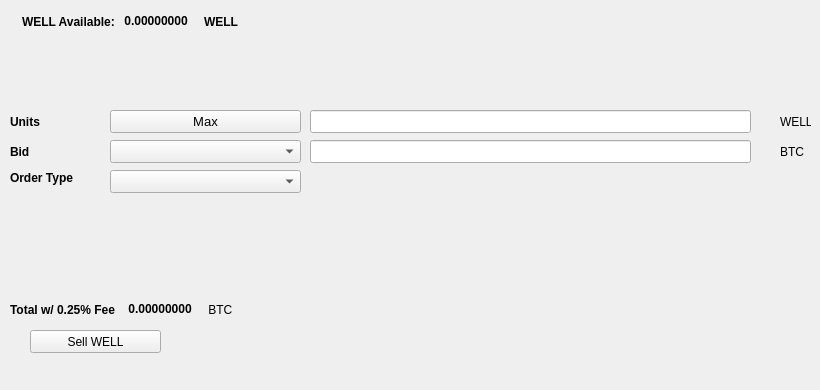
   <widget class="QWidget" name="SellTab">
    <attribute name="title">
     <string>Sell</string>
    </attribute>
    <widget class="QLabel" name="label_16">
     <property name="geometry">
      <rect>
       <x>780</x>
       <y>140</y>
       <width>31</width>
       <height>23</height>
      </rect>
     </property>
     <property name="text">
      <string>BTC</string>
     </property>
    </widget>
    <widget class="QComboBox" name="SellBidcomboBox">
     <property name="geometry">
      <rect>
       <x>110</x>
       <y>140</y>
       <width>191</width>
       <height>23</height>
      </rect>
     </property>
     <property name="font">
      <font>
       <pointsize>10</pointsize>
      </font>
     </property>
    </widget>
    <widget class="QLabel" name="label_18">
     <property name="geometry">
      <rect>
       <x>10</x>
       <y>110</y>
       <width>46</width>
       <height>23</height>
      </rect>
     </property>
     <property name="font">
      <font>
       <weight>75</weight>
       <bold>true</bold>
      </font>
     </property>
     <property name="text">
      <string>Units</string>
     </property>
    </widget>
    <widget class="QPushButton" name="Sell_Max_Amount">
     <property name="geometry">
      <rect>
       <x>110</x>
       <y>110</y>
       <width>191</width>
       <height>23</height>
      </rect>
     </property>
     <property name="font">
      <font>
       <pointsize>10</pointsize>
      </font>
     </property>
     <property name="text">
      <string>Max</string>
     </property>
    </widget>
    <widget class="QLabel" name="label_20">
     <property name="geometry">
      <rect>
       <x>10</x>
       <y>170</y>
       <width>91</width>
       <height>16</height>
      </rect>
     </property>
     <property name="font">
      <font>
       <weight>75</weight>
       <bold>true</bold>
      </font>
     </property>
     <property name="text">
      <string>Order Type</string>
     </property>
    </widget>
    <widget class="QComboBox" name="SellOrdertypeCombo">
     <property name="geometry">
      <rect>
       <x>110</x>
       <y>170</y>
       <width>191</width>
       <height>23</height>
      </rect>
     </property>
     <property name="font">
      <font>
       <pointsize>10</pointsize>
      </font>
     </property>
    </widget>
    <widget class="QLabel" name="label_21">
     <property name="geometry">
      <rect>
       <x>10</x>
       <y>140</y>
       <width>46</width>
       <height>23</height>
      </rect>
     </property>
     <property name="font">
      <font>
       <weight>75</weight>
       <bold>true</bold>
      </font>
     </property>
     <property name="text">
      <string>Bid</string>
     </property>
    </widget>
    <widget class="QLabel" name="label_22">
     <property name="geometry">
      <rect>
       <x>780</x>
       <y>110</y>
       <width>31</width>
       <height>23</height>
      </rect>
     </property>
     <property name="text">
      <string>WELL</string>
     </property>
    </widget>
    <widget class="QLineEdit" name="UnitsInputWELL">
     <property name="geometry">
      <rect>
       <x>310</x>
       <y>110</y>
       <width>441</width>
       <height>23</height>
      </rect>
     </property>
     <property name="font">
      <font>
       <pointsize>9</pointsize>
       <weight>75</weight>
       <bold>true</bold>
      </font>
     </property>
    </widget>
    <widget class="QLineEdit" name="SellBidPriceEdit">
     <property name="geometry">
      <rect>
       <x>310</x>
       <y>140</y>
       <width>441</width>
       <height>23</height>
      </rect>
     </property>
     <property name="font">
      <font>
       <pointsize>9</pointsize>
       <weight>75</weight>
       <bold>true</bold>
      </font>
     </property>
    </widget>
    <widget class="QPushButton" name="SellWELLBTN">
     <property name="geometry">
      <rect>
       <x>30</x>
       <y>330</y>
       <width>131</width>
       <height>23</height>
      </rect>
     </property>
     <property name="text">
      <string>Sell WELL</string>
     </property>
     <property name="icon">
      <iconset resource="../zcore">
       <normaloff>:/icons/bitcoin</normaloff>:/icons/bitcoin</iconset>
     </property>
    </widget>
    <widget class="QWidget" name="layoutWidget3">
     <property name="geometry">
      <rect>
       <x>22</x>
       <y>12</y>
       <width>258</width>
       <height>19</height>
      </rect>
     </property>
     <layout class="QHBoxLayout" name="horizontalLayout">
      <item>
       <widget class="QLabel" name="label232_2">
        <property name="font">
         <font>
          <weight>75</weight>
          <bold>true</bold>
         </font>
        </property>
        <property name="text">
         <string>WELL Available:</string>
        </property>
       </widget>
      </item>
      <item>
       <widget class="QLabel" name="WELLAvailableLabel">
        <property name="palette">
         <palette>
          <active>
           <colorrole role="WindowText">
            <brush brushstyle="SolidPattern">
             <color alpha="255">
              <red>0</red>
              <green>0</green>
              <blue>0</blue>
             </color>
            </brush>
           </colorrole>
           <colorrole role="Button">
            <brush brushstyle="SolidPattern">
             <color alpha="255">
              <red>0</red>
              <green>170</green>
              <blue>0</blue>
             </color>
            </brush>
           </colorrole>
           <colorrole role="Light">
            <brush brushstyle="SolidPattern">
             <color alpha="255">
              <red>0</red>
              <green>255</green>
              <blue>0</blue>
             </color>
            </brush>
           </colorrole>
           <colorrole role="Midlight">
            <brush brushstyle="SolidPattern">
             <color alpha="255">
              <red>0</red>
              <green>212</green>
              <blue>0</blue>
             </color>
            </brush>
           </colorrole>
           <colorrole role="Dark">
            <brush brushstyle="SolidPattern">
             <color alpha="255">
              <red>0</red>
              <green>85</green>
              <blue>0</blue>
             </color>
            </brush>
           </colorrole>
           <colorrole role="Mid">
            <brush brushstyle="SolidPattern">
             <color alpha="255">
              <red>0</red>
              <green>113</green>
              <blue>0</blue>
             </color>
            </brush>
           </colorrole>
           <colorrole role="Text">
            <brush brushstyle="SolidPattern">
             <color alpha="255">
              <red>0</red>
              <green>170</green>
              <blue>0</blue>
             </color>
            </brush>
           </colorrole>
           <colorrole role="BrightText">
            <brush brushstyle="SolidPattern">
             <color alpha="255">
              <red>255</red>
              <green>255</green>
              <blue>255</blue>
             </color>
            </brush>
           </colorrole>
           <colorrole role="ButtonText">
            <brush brushstyle="SolidPattern">
             <color alpha="255">
              <red>0</red>
              <green>0</green>
              <blue>0</blue>
             </color>
            </brush>
           </colorrole>
           <colorrole role="Base">
            <brush brushstyle="SolidPattern">
             <color alpha="255">
              <red>255</red>
              <green>255</green>
              <blue>255</blue>
             </color>
            </brush>
           </colorrole>
           <colorrole role="Window">
            <brush brushstyle="SolidPattern">
             <color alpha="255">
              <red>0</red>
              <green>170</green>
              <blue>0</blue>
             </color>
            </brush>
           </colorrole>
           <colorrole role="Shadow">
            <brush brushstyle="SolidPattern">
             <color alpha="255">
              <red>0</red>
              <green>0</green>
              <blue>0</blue>
             </color>
            </brush>
           </colorrole>
           <colorrole role="AlternateBase">
            <brush brushstyle="SolidPattern">
             <color alpha="255">
              <red>127</red>
              <green>212</green>
              <blue>127</blue>
             </color>
            </brush>
           </colorrole>
           <colorrole role="ToolTipBase">
            <brush brushstyle="SolidPattern">
             <color alpha="255">
              <red>255</red>
              <green>255</green>
              <blue>220</blue>
             </color>
            </brush>
           </colorrole>
           <colorrole role="ToolTipText">
            <brush brushstyle="SolidPattern">
             <color alpha="255">
              <red>0</red>
              <green>0</green>
              <blue>0</blue>
             </color>
            </brush>
           </colorrole>
          </active>
          <inactive>
           <colorrole role="WindowText">
            <brush brushstyle="SolidPattern">
             <color alpha="255">
              <red>0</red>
              <green>0</green>
              <blue>0</blue>
             </color>
            </brush>
           </colorrole>
           <colorrole role="Button">
            <brush brushstyle="SolidPattern">
             <color alpha="255">
              <red>0</red>
              <green>170</green>
              <blue>0</blue>
             </color>
            </brush>
           </colorrole>
           <colorrole role="Light">
            <brush brushstyle="SolidPattern">
             <color alpha="255">
              <red>0</red>
              <green>255</green>
              <blue>0</blue>
             </color>
            </brush>
           </colorrole>
           <colorrole role="Midlight">
            <brush brushstyle="SolidPattern">
             <color alpha="255">
              <red>0</red>
              <green>212</green>
              <blue>0</blue>
             </color>
            </brush>
           </colorrole>
           <colorrole role="Dark">
            <brush brushstyle="SolidPattern">
             <color alpha="255">
              <red>0</red>
              <green>85</green>
              <blue>0</blue>
             </color>
            </brush>
           </colorrole>
           <colorrole role="Mid">
            <brush brushstyle="SolidPattern">
             <color alpha="255">
              <red>0</red>
              <green>113</green>
              <blue>0</blue>
             </color>
            </brush>
           </colorrole>
           <colorrole role="Text">
            <brush brushstyle="SolidPattern">
             <color alpha="255">
              <red>0</red>
              <green>170</green>
              <blue>0</blue>
             </color>
            </brush>
           </colorrole>
           <colorrole role="BrightText">
            <brush brushstyle="SolidPattern">
             <color alpha="255">
              <red>255</red>
              <green>255</green>
              <blue>255</blue>
             </color>
            </brush>
           </colorrole>
           <colorrole role="ButtonText">
            <brush brushstyle="SolidPattern">
             <color alpha="255">
              <red>0</red>
              <green>0</green>
              <blue>0</blue>
             </color>
            </brush>
           </colorrole>
           <colorrole role="Base">
            <brush brushstyle="SolidPattern">
             <color alpha="255">
              <red>255</red>
              <green>255</green>
              <blue>255</blue>
             </color>
            </brush>
           </colorrole>
           <colorrole role="Window">
            <brush brushstyle="SolidPattern">
             <color alpha="255">
              <red>0</red>
              <green>170</green>
              <blue>0</blue>
             </color>
            </brush>
           </colorrole>
           <colorrole role="Shadow">
            <brush brushstyle="SolidPattern">
             <color alpha="255">
              <red>0</red>
              <green>0</green>
              <blue>0</blue>
             </color>
            </brush>
           </colorrole>
           <colorrole role="AlternateBase">
            <brush brushstyle="SolidPattern">
             <color alpha="255">
              <red>127</red>
              <green>212</green>
              <blue>127</blue>
             </color>
            </brush>
           </colorrole>
           <colorrole role="ToolTipBase">
            <brush brushstyle="SolidPattern">
             <color alpha="255">
              <red>255</red>
              <green>255</green>
              <blue>220</blue>
             </color>
            </brush>
           </colorrole>
           <colorrole role="ToolTipText">
            <brush brushstyle="SolidPattern">
             <color alpha="255">
              <red>0</red>
              <green>0</green>
              <blue>0</blue>
             </color>
            </brush>
           </colorrole>
          </inactive>
          <disabled>
           <colorrole role="WindowText">
            <brush brushstyle="SolidPattern">
             <color alpha="255">
              <red>0</red>
              <green>85</green>
              <blue>0</blue>
             </color>
            </brush>
           </colorrole>
           <colorrole role="Button">
            <brush brushstyle="SolidPattern">
             <color alpha="255">
              <red>0</red>
              <green>170</green>
              <blue>0</blue>
             </color>
            </brush>
           </colorrole>
           <colorrole role="Light">
            <brush brushstyle="SolidPattern">
             <color alpha="255">
              <red>0</red>
              <green>255</green>
              <blue>0</blue>
             </color>
            </brush>
           </colorrole>
           <colorrole role="Midlight">
            <brush brushstyle="SolidPattern">
             <color alpha="255">
              <red>0</red>
              <green>212</green>
              <blue>0</blue>
             </color>
            </brush>
           </colorrole>
           <colorrole role="Dark">
            <brush brushstyle="SolidPattern">
             <color alpha="255">
              <red>0</red>
              <green>85</green>
              <blue>0</blue>
             </color>
            </brush>
           </colorrole>
           <colorrole role="Mid">
            <brush brushstyle="SolidPattern">
             <color alpha="255">
              <red>0</red>
              <green>113</green>
              <blue>0</blue>
             </color>
            </brush>
           </colorrole>
           <colorrole role="Text">
            <brush brushstyle="SolidPattern">
             <color alpha="255">
              <red>0</red>
              <green>85</green>
              <blue>0</blue>
             </color>
            </brush>
           </colorrole>
           <colorrole role="BrightText">
            <brush brushstyle="SolidPattern">
             <color alpha="255">
              <red>255</red>
              <green>255</green>
              <blue>255</blue>
             </color>
            </brush>
           </colorrole>
           <colorrole role="ButtonText">
            <brush brushstyle="SolidPattern">
             <color alpha="255">
              <red>0</red>
              <green>85</green>
              <blue>0</blue>
             </color>
            </brush>
           </colorrole>
           <colorrole role="Base">
            <brush brushstyle="SolidPattern">
             <color alpha="255">
              <red>0</red>
              <green>170</green>
              <blue>0</blue>
             </color>
            </brush>
           </colorrole>
           <colorrole role="Window">
            <brush brushstyle="SolidPattern">
             <color alpha="255">
              <red>0</red>
              <green>170</green>
              <blue>0</blue>
             </color>
            </brush>
           </colorrole>
           <colorrole role="Shadow">
            <brush brushstyle="SolidPattern">
             <color alpha="255">
              <red>0</red>
              <green>0</green>
              <blue>0</blue>
             </color>
            </brush>
           </colorrole>
           <colorrole role="AlternateBase">
            <brush brushstyle="SolidPattern">
             <color alpha="255">
              <red>0</red>
              <green>170</green>
              <blue>0</blue>
             </color>
            </brush>
           </colorrole>
           <colorrole role="ToolTipBase">
            <brush brushstyle="SolidPattern">
             <color alpha="255">
              <red>255</red>
              <green>255</green>
              <blue>220</blue>
             </color>
            </brush>
           </colorrole>
           <colorrole role="ToolTipText">
            <brush brushstyle="SolidPattern">
             <color alpha="255">
              <red>0</red>
              <green>0</green>
              <blue>0</blue>
             </color>
            </brush>
           </colorrole>
          </disabled>
         </palette>
        </property>
        <property name="font">
         <font>
          <weight>75</weight>
          <bold>true</bold>
         </font>
        </property>
        <property name="text">
         <string> 0.00000000 </string>
        </property>
        <property name="textInteractionFlags">
         <set>Qt::LinksAccessibleByMouse|Qt::TextSelectableByKeyboard|Qt::TextSelectableByMouse</set>
        </property>
       </widget>
      </item>
      <item>
       <widget class="QLabel" name="labelWELL">
        <property name="font">
         <font>
          <weight>75</weight>
          <bold>true</bold>
         </font>
        </property>
        <property name="text">
         <string>WELL</string>
        </property>
       </widget>
      </item>
     </layout>
    </widget>
    <widget class="QWidget" name="layoutWidget">
     <property name="geometry">
      <rect>
       <x>10</x>
       <y>300</y>
       <width>268</width>
       <height>19</height>
      </rect>
     </property>
     <layout class="QHBoxLayout" name="horizontalLayout_2">
      <item>
       <widget class="QLabel" name="label_19">
        <property name="font">
         <font>
          <weight>75</weight>
          <bold>true</bold>
         </font>
        </property>
        <property name="text">
         <string>Total w/ 0.25% Fee </string>
        </property>
       </widget>
      </item>
      <item>
       <widget class="QLabel" name="SellCostLabel">
        <property name="palette">
         <palette>
          <active>
           <colorrole role="WindowText">
            <brush brushstyle="SolidPattern">
             <color alpha="255">
              <red>0</red>
              <green>0</green>
              <blue>0</blue>
             </color>
            </brush>
           </colorrole>
           <colorrole role="Button">
            <brush brushstyle="SolidPattern">
             <color alpha="255">
              <red>0</red>
              <green>170</green>
              <blue>0</blue>
             </color>
            </brush>
           </colorrole>
           <colorrole role="Light">
            <brush brushstyle="SolidPattern">
             <color alpha="255">
              <red>0</red>
              <green>255</green>
              <blue>0</blue>
             </color>
            </brush>
           </colorrole>
           <colorrole role="Midlight">
            <brush brushstyle="SolidPattern">
             <color alpha="255">
              <red>0</red>
              <green>212</green>
              <blue>0</blue>
             </color>
            </brush>
           </colorrole>
           <colorrole role="Dark">
            <brush brushstyle="SolidPattern">
             <color alpha="255">
              <red>0</red>
              <green>85</green>
              <blue>0</blue>
             </color>
            </brush>
           </colorrole>
           <colorrole role="Mid">
            <brush brushstyle="SolidPattern">
             <color alpha="255">
              <red>0</red>
              <green>113</green>
              <blue>0</blue>
             </color>
            </brush>
           </colorrole>
           <colorrole role="Text">
            <brush brushstyle="SolidPattern">
             <color alpha="255">
              <red>0</red>
              <green>170</green>
              <blue>0</blue>
             </color>
            </brush>
           </colorrole>
           <colorrole role="BrightText">
            <brush brushstyle="SolidPattern">
             <color alpha="255">
              <red>255</red>
              <green>255</green>
              <blue>255</blue>
             </color>
            </brush>
           </colorrole>
           <colorrole role="ButtonText">
            <brush brushstyle="SolidPattern">
             <color alpha="255">
              <red>0</red>
              <green>0</green>
              <blue>0</blue>
             </color>
            </brush>
           </colorrole>
           <colorrole role="Base">
            <brush brushstyle="SolidPattern">
             <color alpha="255">
              <red>255</red>
              <green>255</green>
              <blue>255</blue>
             </color>
            </brush>
           </colorrole>
           <colorrole role="Window">
            <brush brushstyle="SolidPattern">
             <color alpha="255">
              <red>0</red>
              <green>170</green>
              <blue>0</blue>
             </color>
            </brush>
           </colorrole>
           <colorrole role="Shadow">
            <brush brushstyle="SolidPattern">
             <color alpha="255">
              <red>0</red>
              <green>0</green>
              <blue>0</blue>
             </color>
            </brush>
           </colorrole>
           <colorrole role="AlternateBase">
            <brush brushstyle="SolidPattern">
             <color alpha="255">
              <red>127</red>
              <green>212</green>
              <blue>127</blue>
             </color>
            </brush>
           </colorrole>
           <colorrole role="ToolTipBase">
            <brush brushstyle="SolidPattern">
             <color alpha="255">
              <red>255</red>
              <green>255</green>
              <blue>220</blue>
             </color>
            </brush>
           </colorrole>
           <colorrole role="ToolTipText">
            <brush brushstyle="SolidPattern">
             <color alpha="255">
              <red>0</red>
              <green>0</green>
              <blue>0</blue>
             </color>
            </brush>
           </colorrole>
          </active>
          <inactive>
           <colorrole role="WindowText">
            <brush brushstyle="SolidPattern">
             <color alpha="255">
              <red>0</red>
              <green>0</green>
              <blue>0</blue>
             </color>
            </brush>
           </colorrole>
           <colorrole role="Button">
            <brush brushstyle="SolidPattern">
             <color alpha="255">
              <red>0</red>
              <green>170</green>
              <blue>0</blue>
             </color>
            </brush>
           </colorrole>
           <colorrole role="Light">
            <brush brushstyle="SolidPattern">
             <color alpha="255">
              <red>0</red>
              <green>255</green>
              <blue>0</blue>
             </color>
            </brush>
           </colorrole>
           <colorrole role="Midlight">
            <brush brushstyle="SolidPattern">
             <color alpha="255">
              <red>0</red>
              <green>212</green>
              <blue>0</blue>
             </color>
            </brush>
           </colorrole>
           <colorrole role="Dark">
            <brush brushstyle="SolidPattern">
             <color alpha="255">
              <red>0</red>
              <green>85</green>
              <blue>0</blue>
             </color>
            </brush>
           </colorrole>
           <colorrole role="Mid">
            <brush brushstyle="SolidPattern">
             <color alpha="255">
              <red>0</red>
              <green>113</green>
              <blue>0</blue>
             </color>
            </brush>
           </colorrole>
           <colorrole role="Text">
            <brush brushstyle="SolidPattern">
             <color alpha="255">
              <red>0</red>
              <green>170</green>
              <blue>0</blue>
             </color>
            </brush>
           </colorrole>
           <colorrole role="BrightText">
            <brush brushstyle="SolidPattern">
             <color alpha="255">
              <red>255</red>
              <green>255</green>
              <blue>255</blue>
             </color>
            </brush>
           </colorrole>
           <colorrole role="ButtonText">
            <brush brushstyle="SolidPattern">
             <color alpha="255">
              <red>0</red>
              <green>0</green>
              <blue>0</blue>
             </color>
            </brush>
           </colorrole>
           <colorrole role="Base">
            <brush brushstyle="SolidPattern">
             <color alpha="255">
              <red>255</red>
              <green>255</green>
              <blue>255</blue>
             </color>
            </brush>
           </colorrole>
           <colorrole role="Window">
            <brush brushstyle="SolidPattern">
             <color alpha="255">
              <red>0</red>
              <green>170</green>
              <blue>0</blue>
             </color>
            </brush>
           </colorrole>
           <colorrole role="Shadow">
            <brush brushstyle="SolidPattern">
             <color alpha="255">
              <red>0</red>
              <green>0</green>
              <blue>0</blue>
             </color>
            </brush>
           </colorrole>
           <colorrole role="AlternateBase">
            <brush brushstyle="SolidPattern">
             <color alpha="255">
              <red>127</red>
              <green>212</green>
              <blue>127</blue>
             </color>
            </brush>
           </colorrole>
           <colorrole role="ToolTipBase">
            <brush brushstyle="SolidPattern">
             <color alpha="255">
              <red>255</red>
              <green>255</green>
              <blue>220</blue>
             </color>
            </brush>
           </colorrole>
           <colorrole role="ToolTipText">
            <brush brushstyle="SolidPattern">
             <color alpha="255">
              <red>0</red>
              <green>0</green>
              <blue>0</blue>
             </color>
            </brush>
           </colorrole>
          </inactive>
          <disabled>
           <colorrole role="WindowText">
            <brush brushstyle="SolidPattern">
             <color alpha="255">
              <red>0</red>
              <green>85</green>
              <blue>0</blue>
             </color>
            </brush>
           </colorrole>
           <colorrole role="Button">
            <brush brushstyle="SolidPattern">
             <color alpha="255">
              <red>0</red>
              <green>170</green>
              <blue>0</blue>
             </color>
            </brush>
           </colorrole>
           <colorrole role="Light">
            <brush brushstyle="SolidPattern">
             <color alpha="255">
              <red>0</red>
              <green>255</green>
              <blue>0</blue>
             </color>
            </brush>
           </colorrole>
           <colorrole role="Midlight">
            <brush brushstyle="SolidPattern">
             <color alpha="255">
              <red>0</red>
              <green>212</green>
              <blue>0</blue>
             </color>
            </brush>
           </colorrole>
           <colorrole role="Dark">
            <brush brushstyle="SolidPattern">
             <color alpha="255">
              <red>0</red>
              <green>85</green>
              <blue>0</blue>
             </color>
            </brush>
           </colorrole>
           <colorrole role="Mid">
            <brush brushstyle="SolidPattern">
             <color alpha="255">
              <red>0</red>
              <green>113</green>
              <blue>0</blue>
             </color>
            </brush>
           </colorrole>
           <colorrole role="Text">
            <brush brushstyle="SolidPattern">
             <color alpha="255">
              <red>0</red>
              <green>85</green>
              <blue>0</blue>
             </color>
            </brush>
           </colorrole>
           <colorrole role="BrightText">
            <brush brushstyle="SolidPattern">
             <color alpha="255">
              <red>255</red>
              <green>255</green>
              <blue>255</blue>
             </color>
            </brush>
           </colorrole>
           <colorrole role="ButtonText">
            <brush brushstyle="SolidPattern">
             <color alpha="255">
              <red>0</red>
              <green>85</green>
              <blue>0</blue>
             </color>
            </brush>
           </colorrole>
           <colorrole role="Base">
            <brush brushstyle="SolidPattern">
             <color alpha="255">
              <red>0</red>
              <green>170</green>
              <blue>0</blue>
             </color>
            </brush>
           </colorrole>
           <colorrole role="Window">
            <brush brushstyle="SolidPattern">
             <color alpha="255">
              <red>0</red>
              <green>170</green>
              <blue>0</blue>
             </color>
            </brush>
           </colorrole>
           <colorrole role="Shadow">
            <brush brushstyle="SolidPattern">
             <color alpha="255">
              <red>0</red>
              <green>0</green>
              <blue>0</blue>
             </color>
            </brush>
           </colorrole>
           <colorrole role="AlternateBase">
            <brush brushstyle="SolidPattern">
             <color alpha="255">
              <red>0</red>
              <green>170</green>
              <blue>0</blue>
             </color>
            </brush>
           </colorrole>
           <colorrole role="ToolTipBase">
            <brush brushstyle="SolidPattern">
             <color alpha="255">
              <red>255</red>
              <green>255</green>
              <blue>220</blue>
             </color>
            </brush>
           </colorrole>
           <colorrole role="ToolTipText">
            <brush brushstyle="SolidPattern">
             <color alpha="255">
              <red>0</red>
              <green>0</green>
              <blue>0</blue>
             </color>
            </brush>
           </colorrole>
          </disabled>
         </palette>
        </property>
        <property name="font">
         <font>
          <weight>75</weight>
          <bold>true</bold>
         </font>
        </property>
        <property name="autoFillBackground">
         <bool>false</bool>
        </property>
        <property name="text">
         <string> 0.00000000</string>
        </property>
        <property name="textInteractionFlags">
         <set>Qt::LinksAccessibleByMouse|Qt::TextSelectableByMouse</set>
        </property>
       </widget>
      </item>
      <item>
       <widget class="QLabel" name="label_17">
        <property name="font">
         <font>
          <weight>50</weight>
          <bold>false</bold>
         </font>
        </property>
        <property name="text">
         <string> BTC</string>
        </property>
       </widget>
      </item>
     </layout>
    </widget>
    <widget class="QLabel" name="label_23">
     <property name="geometry">
      <rect>
       <x>460</x>
       <y>300</y>
       <width>281</width>
       <height>81</height>
      </rect>
     </property>
     <property name="text">
      <string/>
     </property>
     <property name="pixmap">
      <pixmap>:/images/bittrex</pixmap>
     </property>
    </widget>
   </widget>
